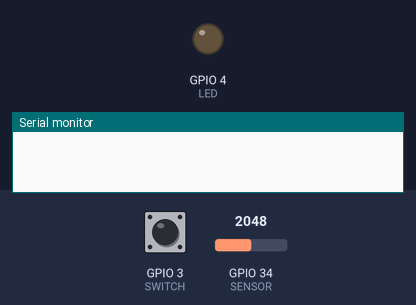
The sketch below on a simulated ESP32. Shown: output pins drawn as LEDs (lit = HIGH), the last lines printed to the serial monitor. Inputs (shaded band) come from the test bench; at power-on: GPIO 3 (SWITCH) LOW, GPIO 34 (SENSOR) = 2048. WiFi joins after 1.5 s; servers stay silent unless stated.

Above: at 0.0 s.
At 3.7 s:
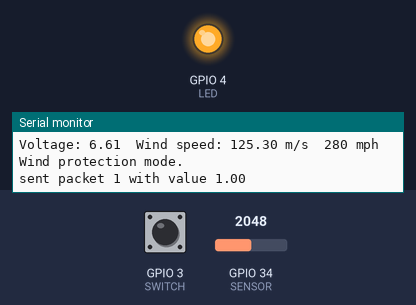
Timing chart, 0 to 5.2 s (numbered marks = the images above):
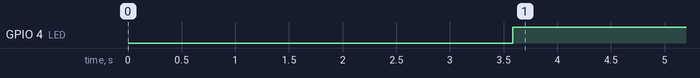

The sketch:

RadiaLumia-Anemometer.ino
```cpp
/*

 Teensy + Feather adapter pinout:
  A6 -> sensorPin
  3 -> switchPin
  4 -> ledPin

*/

#include <SPI.h>
#include <Ethernet2.h>
#include <EthernetUdp2.h>
#include <OSCMessage.h>

// ------------------ Set up variables for anemometer ------------------

#define DEBUG                       // uncomment when you want to output info to the console

#define CHECK_INTERVAL 500          // Delay in ms between sensor checks

#define SENSOR  A6          // Analog sensor input
#define SWITCH  3           // Digital input from manual switch
#define LED     4           // Digital output to the LED

// This constant maps the value provided from the analog read function,
// which ranges from 0 to 1023, to actual voltage, which ranges from 0V to 5V
#define VOLT_CONVERT    0.003225806    // for teensy @ 3.3v
//#define VOLT_CONVERT  0.004882814    // for arduino uno @ 5v

#define MPS_TO_MPH    2.23693629  // multiplication factor to convert meters/sec to miles/hour

int sensorValue = 0;        // Direct value received from anemometer
float sensorVoltage = 0;    // Calculated voltage based on analog reading from anemometer
float windSpeed = 0;        // Wind speed in meters per second (m/s)

float voltageMin = 0.42;    // Mininum output voltage from anemometer in mV.
float windSpeedMin = 0;     // Wind speed in meters/sec corresponding to minimum voltage

float voltageMax = 2.0;     // Maximum output voltage from anemometer in mV.
float windSpeedMax = 32;    // Wind speed in meters/sec corresponding to maximum voltage

int switchState = 0;        // variable for reading the switch status


// ------------------ Configuration for network messaging ------------------

byte mac[] = { 0xDE, 0xAD, 0xBE, 0xEF, 0xFE, 0xED };

#define OSC_PATH "/sensor/wind"

int packetNum = 0;      // packet number for testing only
float paramValue = 0;

IPAddress lxServer(192,168,1,10);
int lxPort = 7878;

// Set the static IP address to use if the DHCP fails to assign
IPAddress ip(192, 168, 1, 103);

// Initialize the Ethernet client library
// with the IP address and port of the server
// that you want to connect to (port 80 is default for HTTP):
EthernetClient client;

// An EthernetUDP instance to let us send and receive packets over UDP
EthernetUDP Udp;

//#define WIZ_RESET 9

#if defined(ESP8266)
  // default for ESPressif
  #define WIZ_CS 15
#elif defined(ESP32)
  #define WIZ_CS 33
#elif defined(ARDUINO_STM32_FEATHER)
  // default for WICED
  #define WIZ_CS PB4
#elif defined(TEENSYDUINO)
  #define WIZ_CS 10
#elif defined(ARDUINO_FEATHER52)
  #define WIZ_CS 11
#else   // default for 328p, 32u4 and m0
  #define WIZ_CS 10
#endif

// SETUP STARTS HERE

void setup() {

  pinMode(LED, OUTPUT);
  pinMode(SWITCH, INPUT);
  pinMode(SENSOR, INPUT_PULLDOWN);

  // ------------------ Setup for networking ------------------

#if defined(WIZ_RESET)
  pinMode(WIZ_RESET, OUTPUT);
  digitalWrite(WIZ_RESET, HIGH);
  delay(100);
  digitalWrite(WIZ_RESET, LOW);
  delay(100);
  digitalWrite(WIZ_RESET, HIGH);
#endif

#if !defined(ESP8266)
//  while (!Serial); // wait for serial port to connect.
#endif

#ifdef DEBUG
  // Open serial communications and wait for port to open:
  Serial.begin(9600);
  delay(1000);
  Serial.println("\nHello! I am the Ethernet FeatherWing");
#endif

  // initialize ethernet module and give it time to boot up
  Ethernet.init(WIZ_CS);
  delay(1000);

  // start the Ethernet connection:
  if (Ethernet.begin(mac) == 0) {
#ifdef DEBUG
    Serial.println("Failed to configure Ethernet using DHCP");
#endif
    // no point in carrying on, so do nothing forevermore:
    // try to congifure using IP address instead of DHCP:
    Ethernet.begin(mac, ip);
  }
  Udp.begin(8888);

#ifdef DEBUG
  // print the Ethernet board/shield's IP address:
  Serial.print("My IP address: ");
  Serial.println(Ethernet.localIP());
  Serial.print("LX IP address: ");
  Serial.println(lxServer);
  Serial.print("LX port: ");
  Serial.println(lxPort);
  Serial.println();
#endif
}

// LOOP STARTS HERE

void loop() {
  sensorValue = analogRead(SENSOR);                      // value is 0-1023
  sensorVoltage = sensorValue * VOLT_CONVERT;  // Convert sensor value to actual voltage

  // Convert voltage value to wind speed using range of max
  // and min voltages and wind speed for the anemometer

  // Check if voltage is below minimum value. If so, set wind speed to zero.
  if (sensorVoltage <= voltageMin){
    windSpeed = 0;
  } else {
    // For voltages above minimum value, use the linear relationship to calculate wind speed.
    windSpeed = (sensorVoltage - voltageMin) * windSpeedMax / (voltageMax - voltageMin);
  }

  int windSpeedMPH = windSpeed * MPS_TO_MPH;    // convert from m/s to mph

#ifdef DEBUG
  // Print voltage and windspeed to serial
  Serial.print("Voltage: ");
  Serial.print(sensorVoltage);
  Serial.print("\t");
  Serial.print("Wind speed: ");
  Serial.print(windSpeed);
  Serial.print( " m/s");

  Serial.print("\t");
  Serial.print(windSpeedMPH);
  Serial.println(" mph");
#endif

  // read the state of the switch value
  switchState = digitalRead(SWITCH);

  if (windSpeedMPH > 5 || switchState == HIGH) {
#ifdef DEBUG
    Serial.println("Wind protection mode.");
#endif
    digitalWrite(LED, HIGH);
    oscMessage(1);
  }
  else {
    digitalWrite(LED, LOW);
    oscMessage(0);
  }

  delay(CHECK_INTERVAL);
}

// FUNCTIONS START HERE

void oscMessage(float paramValue) {

    // configure the address and content of the OSC message
    OSCMessage msg(OSC_PATH);
    msg.add(paramValue);

    // create and send the UDP packet
    Udp.beginPacket(lxServer, lxPort);
    msg.send(Udp);
    Udp.endPacket();

#ifdef DEBUG
    // debugging content printed to the Serial
    packetNum++;
    Serial.print("sent packet ");
    Serial.print(packetNum);
    Serial.print(" with value ");
    Serial.println(paramValue);
#endif

    msg.empty(); //free space occupied by message
}
```

Measured:
- by itself, GPIO 4 (LED): LOW → HIGH at 3.6 s
